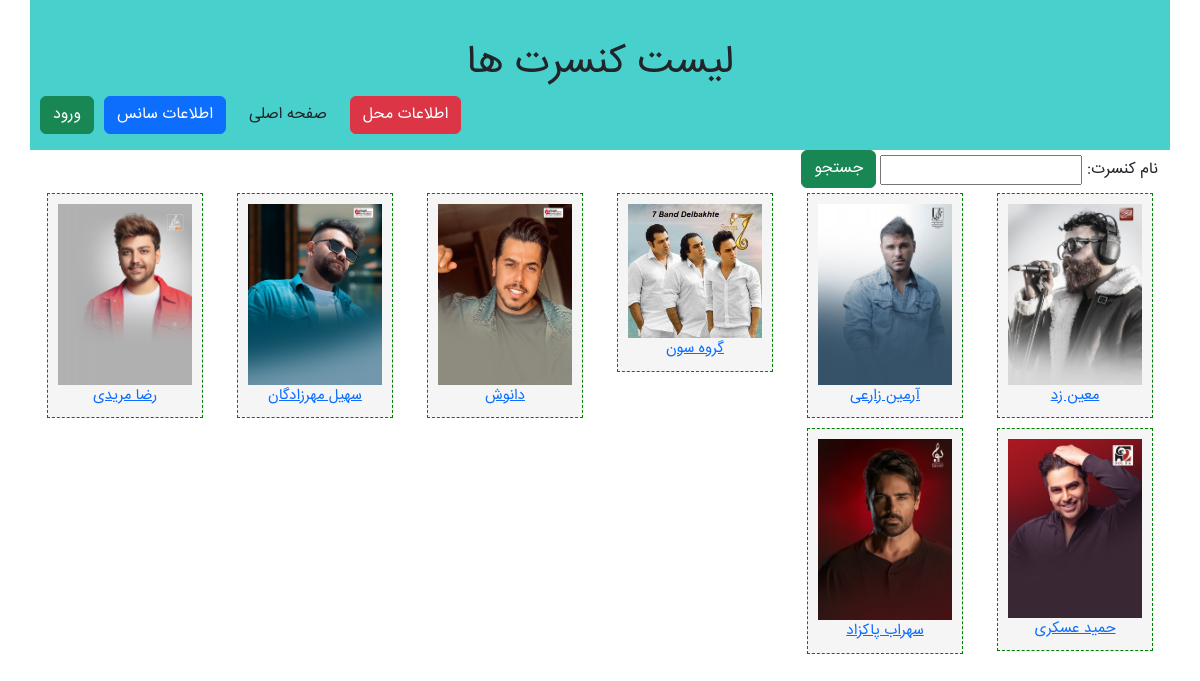
The app's page /ticketSales/concert/list/ with its own data.
### ticketSales/models.py (models this page shows)
class ConcertModel(models.Model):
    name = models.CharField(max_length=100, verbose_name='نام کنسرت')
    singer_name = models.CharField(max_length=100, verbose_name='نام خواننده')
    lenght = models.IntegerField(verbose_name='مدت زمان')
    poster = models.ImageField(upload_to='poster_pics', null=True, verbose_name='عکس پوستر')
    class Meta:
        verbose_name_plural= 'کنسرت ها'
    def __str__(self) -> str:
        return self.singer_name

### ticketSales/views.py (the view)
# urls.py: path('concert/list/', views.concertListView),
def concertListView(request):
    search_form = forms.SearchFrom(request.GET)
    if search_form.is_valid():
        search_text = search_form.cleaned_data['search_text']
        concerts = models.ConcertModel.objects.filter(name__contains=search_text)
    else:
        concerts = models.ConcertModel.objects.all()
    context = {
        'concertlist': concerts,
        'concertcount': concerts.count,
        'search_form' : search_form,
    }
    return render(request,'ticketSales/concert_list.html',context)

### ticketSales/forms.py
class SearchFrom(forms.Form):
    search_text = forms.CharField(max_length=100, label='نام کنسرت',required=False)

### templates/ticketSales/concert_list.html
{% extends "ticketSales/layout.html" %}
{% block titlepage %}
    لیست کنسرت ها
{% endblock%}
{% block mainContent %}
    {% if concertlist %}
        <form action="" method="GET">
            {{search_form}}
            <button type="submit" class="btn btn-success">جستجو</button>
        </form>
        {% for concert in concertlist %}
            <div class="col-md-2">
                <a href="/ticketSales/concert/{{ concert.id }}">
                    <div class="imageBox">
                        <img src="{{ concert.poster.url }}">
                        {{ concert  }}
                    </div>
                </a>
            </div>
        {% endfor %}
    {% endif %}
{% endblock%}

### ticketSales/static/ticketSales/css/style.css (style rules this page uses)
body { font-family: 'IranSanse'; }
.imageBox { margin: 5px; background-color: whitesmoke; text-align: center; font-size: 15px; border:1px dashed green; padding:10px }
.imageBox img { width: 100%; height: auto; }

### records on screen
ConcertModel: poster (picture), singer_name "معین زد"
ConcertModel: poster (picture), singer_name "آرمین زارعی"
ConcertModel: poster (picture), singer_name "گروه سون"
ConcertModel: poster (picture), singer_name "دانوش"
ConcertModel: poster (picture), singer_name "سهیل مهرزادگان"
ConcertModel: poster (picture), singer_name "رضا مریدی"
ConcertModel: poster (picture), singer_name "حمید عسکری"
ConcertModel: poster (picture), singer_name "سهراب پاکزاد"
